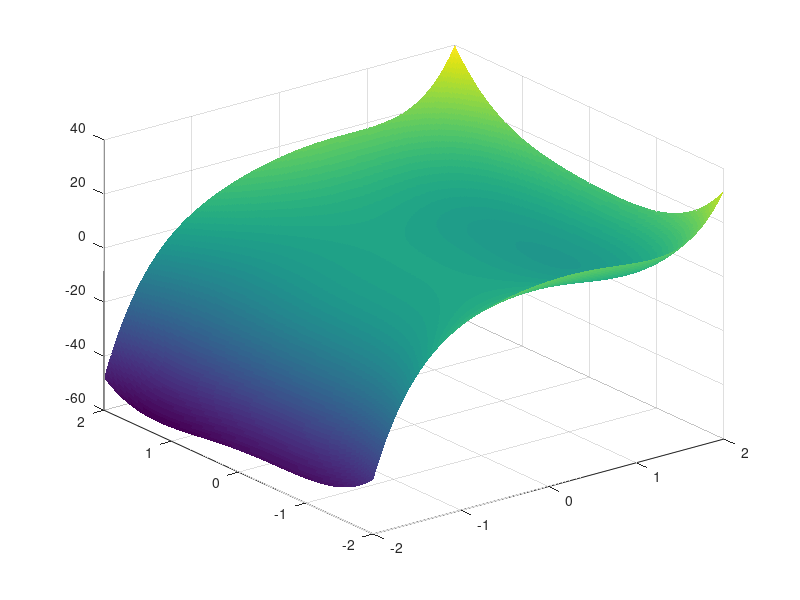
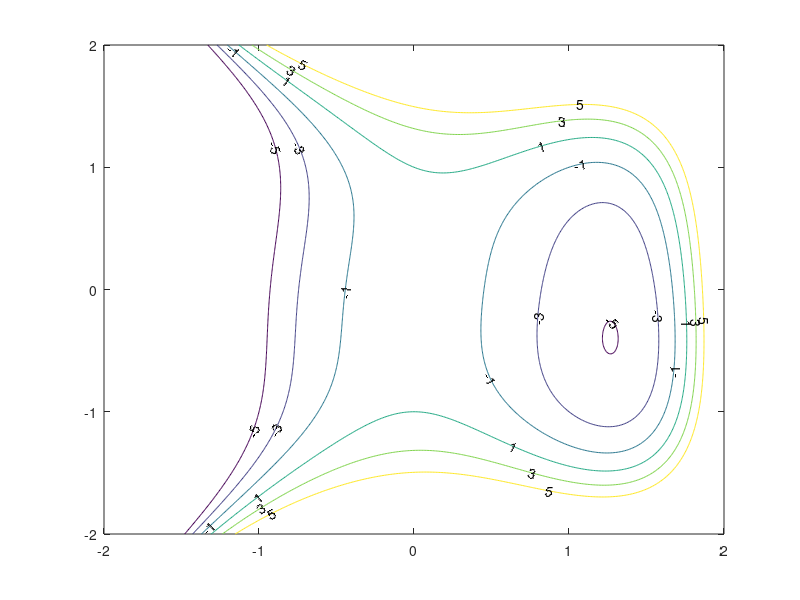

Reproduce these figures in MATLAB, in order. (Note: this script raises an error after producing the figures.)
format long;
% calculated by hand from [x,y]B(x,y)[x,y]^T
f = @(x,y) x.^5 - 5.*x.^2 - (y.^2) .* x + x .* y + y.^4 + 2.*y.*x.*y;

[X, Y] = meshgrid(-2:0.01:2, -2:0.01:2);
Z = f(X, Y);
figure; % 'ShowText','on'
surf(X, Y, Z, 'EdgeColor', 'none');
figure; % second window
contour(X, Y, Z, [-5,-3,-1,1,3,5], 'ShowText','on');
% is not connected for x >= 1

sum(Z < 1, 'all') % z is matrix - 'all' sums all elements